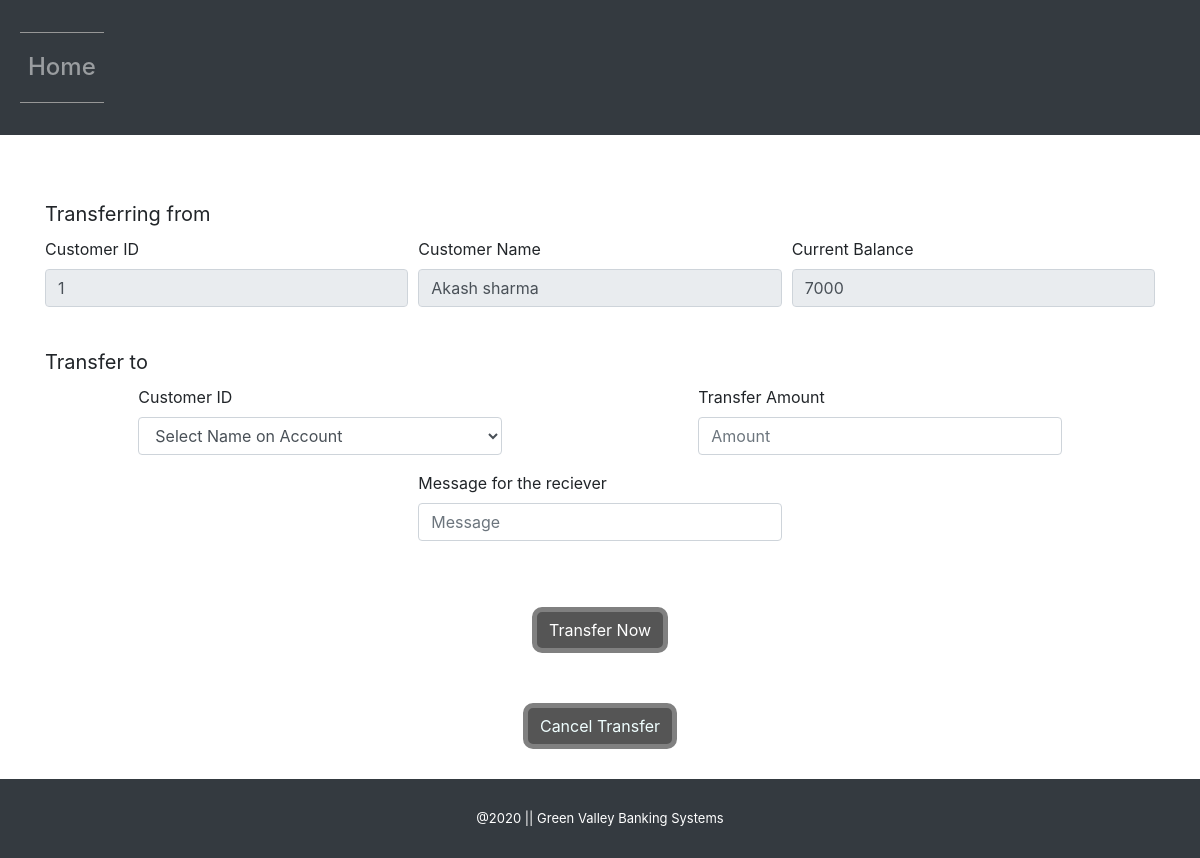
Screenshot of /transfer.php?customer_id=1 with the database file from the repository.
### tables this page shows
CREATE TABLE `customers` (
  `customer_id` int(11) NOT NULL,
  `customer_name` text NOT NULL,
  `customer_email` text NOT NULL,
  `current_balance` int(11) NOT NULL,
  `customer_image` text NOT NULL
);

### transfer.php (the view, shortened to what this page needs)
<!DOCTYPE html>
<?php
    include("functions.php");
?>
<html lang="en">
    <head>
        <link rel="stylesheet" href="https://stackpath.bootstrapcdn.com/bootstrap/4.5.1/css/bootstrap.min.css">
        <link rel="stylesheet" href="https://stackpath.bootstrapcdn.com/font-awesome/4.7.0/css/font-awesome.min.css">
        <link rel="stylesheet" href="style.css" media="all">
    </head>
    <body>
	<nav class="navbar navbar-expand-lg navbar-dark bg-dark">
                <div class="collapse navbar-collapse" id="navbarSupportedContent">
                    <ul class="navbar-nav mr-auto pl-1 pl-sm-1">
                        <li class="nav-item active">
							<h4><a class="nav-link" href="index.php">Home <span class="sr-only">(current)</span></a>
                        </li>
				</div>
				</nav>
        <div class="container">
                <button class="navbar-toggler" type="button" data-toggle="collapse" data-target="#navbarSupportedContent" aria-controls="navbarSupportedContent" aria-expanded="false" aria-label="Toggle navigation">
                    <span class="navbar-toggler-icon"></span>
                </button>
        </div>
        <br>
        <div class="container">
            <?php
                if(isset($_GET['customer_id'])) {
                    $c_id = $_GET['customer_id'];
                    $get_customers = "select * from customers where customer_id='$c_id'";
                    $run_customers = mysqli_query($con, $get_customers);
                    $row_customers = mysqli_fetch_array($run_customers);
                    $customer_id = $row_customers['customer_id'];
                    $customer_name = $row_customers['customer_name'];
                    $current_balance = $row_customers['current_balance'];
                    echo "
                        <form action='transfer.php?customer_id=$c_id' method='post' enctype='multipart/form-data'>
                            <label for='from' style='font-size: 20px;'>Transferring from</label>
                            <div class='form-row'>
                                <div class='col-lg-4 col-md-8 col-sm-12 mb-3 mx-auto'>
                                    <label for='from_acc'>Customer ID</label>
                                    <input type='number' class='form-control' name='from_acc' value='$customer_id' readonly>
                                </div>
                                <div class='col-lg-4 col-md-8 col-sm-12 mb-3 mx-auto'>
                                    <label for='from_acc_name'>Customer Name</label>
                                    <input type='text' class='form-control' name='from_acc_name' value='$customer_name' readonly>
                                </div>
                                <div class='col-lg-4 col-md-8 col-sm-12 mb-3 mx-auto'>
                                    <label for='curr_bal'>Current Balance</label>
                                    <input type='number' class='form-control' name='curr_bal' value='$current_balance' readonly>
                                </div>
                            </div>
                            <br>
                            <label for='to' style='font-size: 20px;'>Transfer to</label>
                            <div class='form-row'>
                                <div class='col-lg-4 col-md-8 col-sm-12 mb-3 mx-auto'>
                                    <label for='to_acc'>Customer ID</label>
                                    <select class='form-control' name='to_acc' required>
                                        <option value='0'>Select Name on Account</option>
                    ";
                    echo "
                                    </select>
                                </div>
                                <div class='col-lg-4 col-md-8 col-sm-12 mb-3 mx-auto'>
                                    <label for='transfer_amt'>Transfer Amount</label>
                                    <input type='number' class='form-control' name='transfer_amt' placeholder='Amount' required>
                                </div>
                            </div>
                            <div class='form-row'>
                                <div class='col-lg-4 col-md-8 col-sm-12 mb-3 mx-auto'>
                                    <label for='transfer_msg'>Message for the reciever</label>
                                    <input type='text' class='form-control' name='transfer_msg' placeholder='Message'>
                                </div>
                            </div>
                            <center>
                                <button type='submit' class='btn btn-primary' name='transfer'>Transfer Now</button>
                            </center>
                        </form>
                        <div class='row'>
                            <div class='col'>
                                <center>
                                    <button class='btn'>
                                        <a href='customer.php' style='text-decoration: none; color: #f0ffff;'>Cancel Transfer</a>
                                    </button>
                                </center>
                            </div>
                        </div>
                    ";
                }
            ?>
        </div>
          <div class="text-center bg-dark footer">
            @2020 || Green Valley Banking Systems
            <br>
        </div>
    </body>
</html>

### style.css (style rules this page uses)
html { scroll-behavior: smooth; }
.footer { margin-top: 30px; padding: 30px; color: white; font-size: small; }
.btn { text-align: center; margin-top: 50px; border: 5px solid gray; border-radius: 10px; background-color: #555; }
h4 { border-top: 1px solid #979797; padding-top: 0.5em; margin-top: 1em; border-bottom: 1px solid #979797; padding-bottom: 0.5em; margin-bottom: 1em; }

### rows the page displays
customers: from_acc "1", from_acc_name "Akash sharma", curr_bal "7000"
